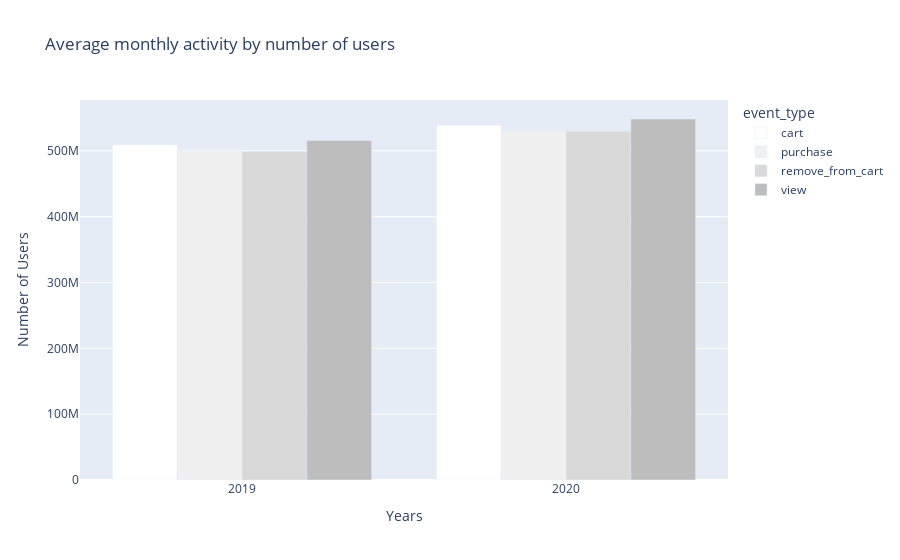

The cell this chart's notebook holds for it:
### Code cell
fig = px.bar(year_evnt_type['user_id'].unstack(), barmode="group",
      title="Average monthly activity by number of users",
             labels={"event_time": "Years",
              "value": "Number of Users"},
      color_discrete_sequence=px.colors.sequential.Greys)
fig.update_xaxes(type='category')

### Figure 1 — Plotly figure (JSON) as saved in the notebook; plotly's stock layout.template omitted (floating-point values rounded to 4 significant figures)
{"data": [{"alignmentgroup": "True", "hovertemplate": "event_type=cart<br>Years=%{x}<br>Number of Users=%{y}<extra></extra>", "legendgroup": "cart", "marker": {"color": "rgb(255,255,255)"}, "name": "cart", "offsetgroup": "cart", "orientation": "v", "showlegend": true, "textposition": "auto", "type": "bar", "x": [2019, 2020], "xaxis": "x", "y": [509300000.0, 538900000.0], "yaxis": "y"}, {"alignmentgroup": "True", "hovertemplate": "event_type=purchase<br>Years=%{x}<br>Number of Users=%{y}<extra></extra>", "legendgroup": "purchase", "marker": {"color": "rgb(240,240,240)"}, "name": "purchase", "offsetgroup": "purchase", "orientation": "v", "showlegend": true, "textposition": "auto", "type": "bar", "x": [2019, 2020], "xaxis": "x", "y": [500300000.0, 530000000.0], "yaxis": "y"}, {"alignmentgroup": "True", "hovertemplate": "event_type=remove_from_cart<br>Years=%{x}<br>Number of Users=%{y}<extra></extra>", "legendgroup": "remove_from_cart", "marker": {"color": "rgb(217,217,217)"}, "name": "remove_from_cart", "offsetgroup": "remove_from_cart", "orientation": "v", "showlegend": true, "textposition": "auto", "type": "bar", "x": [2019, 2020], "xaxis": "x", "y": [499100000.0, 529700000.0], "yaxis": "y"}, {"alignmentgroup": "True", "hovertemplate": "event_type=view<br>Years=%{x}<br>Number of Users=%{y}<extra></extra>", "legendgroup": "view", "marker": {"color": "rgb(189,189,189)"}, "name": "view", "offsetgroup": "view", "orientation": "v", "showlegend": true, "textposition": "auto", "type": "bar", "x": [2019, 2020], "xaxis": "x", "y": [515900000.0, 548400000.0], "yaxis": "y"}], "layout": {"barmode": "group", "legend": {"title": {"text": "event_type"}, "tracegroupgap": 0}, "title": {"text": "Average monthly activity by number of users"}, "xaxis": {"anchor": "y", "domain": [0, 1], "title": {"text": "Years"}, "type": "category"}, "yaxis": {"anchor": "x", "domain": [0, 1], "title": {"text": "Number of Users"}}}}
